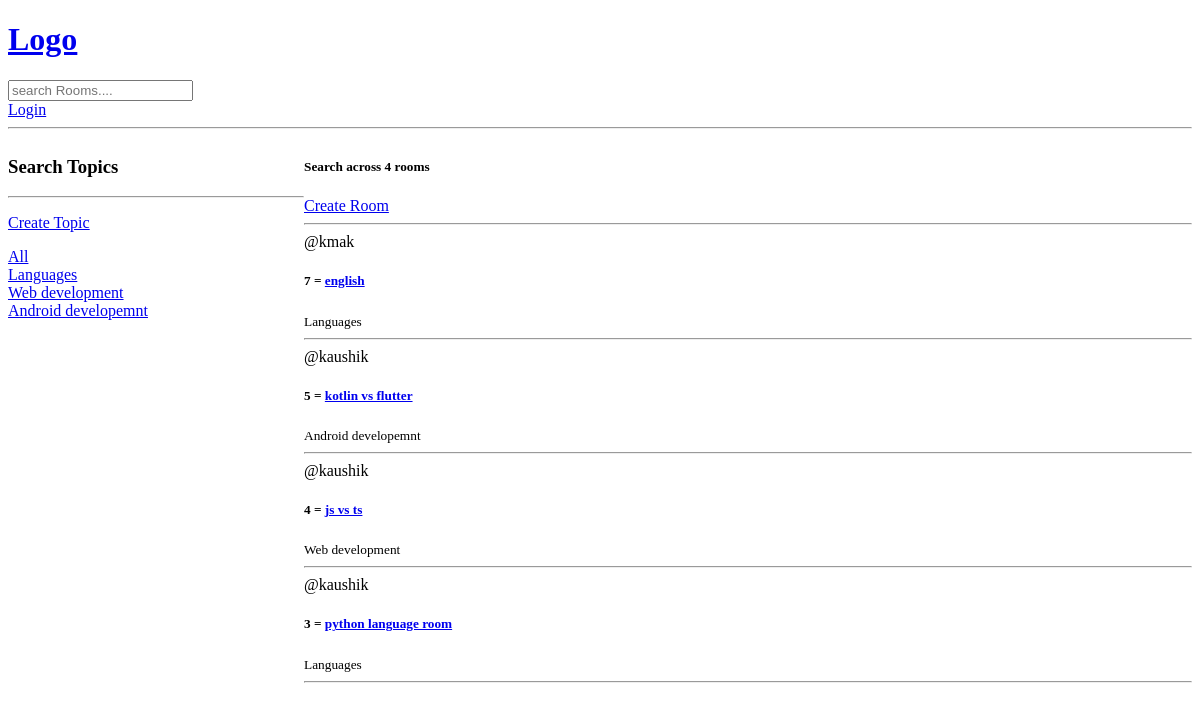
The app's page /, older data.
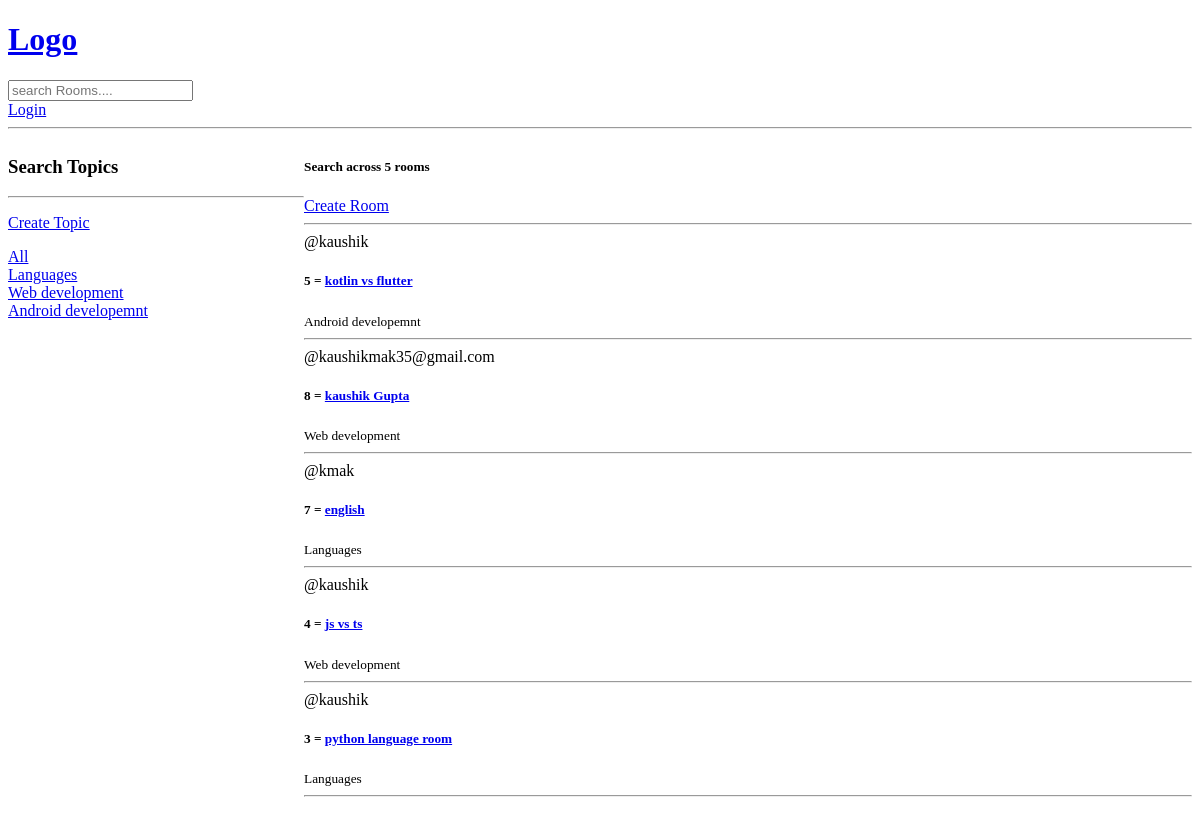
The same page, newer data.
### base/models.py (models this page shows, shortened)
class Topic(models.Model):
    name = models.CharField(max_length=200)

class Room(models.Model):
    host = models.ForeignKey(User, on_delete=models.SET_NULL, null=True)
    topic = models.ForeignKey(Topic, on_delete=models.SET_NULL, null=True)
    name = models.CharField(max_length=200)
    description = models.TextField(null=True, blank=True)
    participants = models.ManyToManyField(User, related_name='participants', blank=True)
    updated = models.DateTimeField(auto_now=True)
    created = models.DateTimeField(auto_now_add=True)
    class Meta:
        ordering = ['-updated','-created']

### base/views.py (the view)
# urls.py: path('', views.home, name="home"),
def home(request):
    query = request.GET.get('q', '')  # Default to empty string if q is not in GET
    if query == '':
        rooms = Room.objects.all()
    else:
        rooms = Room.objects.filter(
            Q(topic__name__contains = query) | Q(name__icontains=query) | Q(description__icontains=query)
            )
    topic  = Topic.objects.all()
    room_count = rooms.count()
    context = {'rooms': rooms, 'topic': topic, 'room_count': room_count}
    return render(request, 'base/home.html', context)

### base/templates/base/home.html (shortened to what this page needs)
{% extends 'main.html' %}
{% block content %}
<div class="home-container">
  <div>
    <h3>Search Topics</h3>
    <hr />
    <a href="{% url 'create-topic' %}"><p>Create Topic</p></a>
    <a href="{% url 'home' %}">All</a>
    {% for i in topic %}
      <div>
        <a href="{% url 'home' %}?q={{i.name}}">{{i.name}}</a>
      </div>
    {% endfor %}
  </div>
  <div>
    <h5>Search across {{room_count}} rooms</h5>
    <a href="{% url 'create-room' %}">Create Room</a>
    <hr>
    <div>
      {% for i in rooms %}
      <div>
        <span>@{{ i.host.username }}</span>
        <h5>{{i.id}} = <a href="{% url 'room' i.id %}">{{i.name}}</a></h5>
        <small>{{i.topic.name}}</small>
        <hr />
      </div>
      {% endfor %}
    </div>
  </div>
</div>
{% endblock %}

Row changes from the older to the newer data that the page shows:
changed Room "kotlin vs flutter": moves up the list
added Room: host.username "kaushikmak35@gmail.com", id "8", name "kaushik Gupta", topic.name "Web development"
Text that changed along with them:
{{ room_count }}: "4" → "5"
